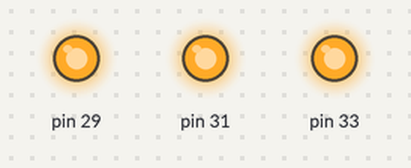
This program was run on a simulated Raspberry Pi (header pin numbers). On the bench: output pins drawn as LEDs (lit = HIGH). At 20.0 s the program stops and its outputs stay as they are.

Above: at 0.1 s.
At 20.1 s:
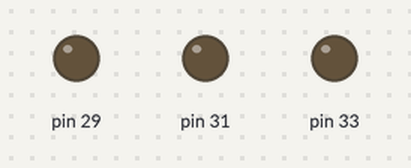
Timing chart, 0 to 21.5 s (numbered marks = the images above):
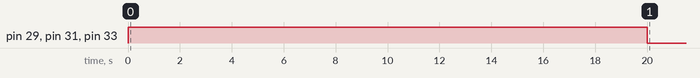

Measured:
- by itself, pin 29, pin 31, pin 33: LOW → HIGH at 0.00 s, → LOW 20.0 s later

The program:

motor.py
```python
import RPi.GPIO as GPIO
import time
GPIO.setmode(GPIO.BOARD)
GPIO.setup(29, GPIO.OUT)
GPIO.setup(31, GPIO.OUT)
GPIO.setup(33, GPIO.OUT)

# blink motor
try:
    for i in range(20):
        GPIO.output(29, True)
        GPIO.output(31, True)
        GPIO.output(33, True)
        time.sleep(1)
        #GPIO.output(29, False)
        #GPIO.output(31, False)
        #GPIO.output(33, False)
        #time.sleep(0.5)
    GPIO.cleanup()
except KeyboardInterrupt:
    GPIO.cleanup()
```
